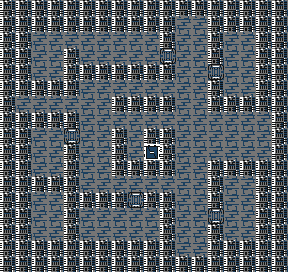

The image is a tile-based game level rendered from a .tmx file. Its description and complete source (layers, tilesets, objects, tile grids) follow:
An orthogonal 18x17 tile map with 16x16 px tiles, 1 tile layer (tilemap), 1 hidden layer not drawn and 8 objects (7x npc, transfer).

<map version="1.0" tiledversion="1.1.3" orientation="orthogonal" renderorder="right-down" width="18" height="17" tilewidth="16" tileheight="16" infinite="0" nextobjectid="9">
 <properties>
  <property name="background_tile" type="int" value="40" />
  <property name="bgm" value="town" />
 </properties>
 <tileset firstgid="1" source="tileset.tsx" />
 <layer name="tilemap" width="18" height="17">
  <data encoding="csv">
41,41,41,41,41,41,41,41,41,41,41,41,41,41,41,41,41,41,
41,41,41,41,41,41,41,41,41,41,41,38,38,41,41,41,41,41,
41,41,38,38,38,38,38,38,38,38,41,38,38,41,38,38,41,41,
41,41,38,38,41,38,38,38,38,38,40,38,38,41,38,38,41,41,
41,41,38,38,41,41,41,41,41,41,41,38,38,40,38,38,41,41,
41,41,41,41,41,38,38,38,38,38,38,38,38,41,38,38,41,41,
41,38,38,38,38,38,38,41,41,41,41,38,38,41,41,41,41,41,
41,41,41,41,41,38,38,38,38,38,38,38,38,38,38,38,38,41,
41,41,38,38,40,38,38,41,38,41,41,38,38,38,38,38,38,41,
41,41,38,38,41,38,38,41,38,44,41,38,38,38,38,38,38,41,
41,41,38,38,41,38,38,41,41,41,41,38,38,41,41,41,41,41,
41,41,41,41,41,38,38,38,38,38,38,38,38,41,38,38,41,41,
41,41,38,38,41,41,41,41,40,41,41,38,38,41,38,38,41,41,
41,41,38,38,41,38,38,38,38,38,41,38,38,40,38,38,41,41,
41,41,38,38,41,38,38,38,38,38,41,38,38,41,38,38,41,41,
41,41,41,41,41,41,41,41,41,41,41,38,38,41,41,41,41,41,
41,41,41,41,41,41,41,41,41,41,41,41,41,41,41,41,41,41
</data>
 </layer>
 <layer name="collision" width="18" height="17" visible="0">
  <data encoding="csv">
0,0,0,0,0,0,0,0,0,0,0,0,0,0,0,0,0,0,
0,256,256,256,256,256,256,256,256,256,256,0,0,256,256,256,256,0,
0,256,0,0,0,0,0,0,0,0,256,0,0,256,0,0,256,0,
0,256,0,0,256,0,0,0,0,0,0,0,0,256,0,0,256,0,
0,256,0,0,256,256,256,256,256,256,256,0,0,0,0,0,256,0,
0,256,256,256,256,0,0,0,0,0,0,0,0,256,0,0,256,0,
0,0,0,0,0,0,0,256,256,256,256,0,0,256,256,256,256,0,
0,256,256,256,256,0,0,0,0,0,0,0,0,0,0,0,0,0,
0,256,0,0,0,0,0,256,0,256,256,0,0,0,0,0,0,0,
0,256,0,0,256,0,0,256,0,0,256,0,0,0,0,0,0,0,
0,256,0,0,256,0,0,256,256,256,256,0,0,256,256,256,256,0,
0,256,256,256,256,0,0,0,0,0,0,0,0,256,0,0,256,0,
0,256,0,0,256,256,256,256,0,256,256,0,0,256,0,0,256,0,
0,256,0,0,256,0,0,0,0,0,256,0,0,0,0,0,256,0,
0,256,0,0,256,0,0,0,0,0,256,0,0,256,0,0,256,0,
0,256,256,256,256,256,256,256,256,256,256,0,0,256,256,256,256,0,
0,0,0,0,0,0,0,0,0,0,0,0,0,0,0,0,0,0
</data>
 </layer>
 <objectgroup name="object">
  <object id="1" name="administrative_area" type="transfer" gid="242" x="144" y="160" width="16" height="16">
   <properties>
    <property name="transfer_map" value="administrative_area" />
    <property name="transfer_x" type="int" value="20" />
    <property name="transfer_y" type="int" value="4" />
   </properties>
  </object>
  <object id="2" name="nurse-1" type="npc" gid="241" x="176" y="160" width="16" height="16">
   <properties>
    <property name="animation" value="down" />
    <property name="sprite" value="nurse" />
   </properties>
  </object>
  <object id="3" name="nurse-2" type="npc" gid="241" x="144" y="240" width="16" height="16">
   <properties>
    <property name="animation" value="down" />
    <property name="sprite" value="nurse" />
   </properties>
  </object>
  <object id="4" name="robot-1" type="npc" gid="241" x="112" y="128" width="16" height="16">
   <properties>
    <property name="animation" value="down" />
    <property name="sprite" value="robot" />
   </properties>
  </object>
  <object id="5" name="guy-1" type="npc" gid="241" x="48" y="64" width="16" height="16">
   <properties>
    <property name="animation" value="down" />
    <property name="sprite" value="guy" />
   </properties>
  </object>
  <object id="6" name="guy-2" type="npc" gid="241" x="48" y="224" width="16" height="16">
   <properties>
    <property name="animation" value="down" />
    <property name="sprite" value="guy" />
   </properties>
  </object>
  <object id="7" name="citizen-1" type="npc" gid="241" x="240" y="64" width="16" height="16">
   <properties>
    <property name="animation" value="down" />
    <property name="sprite" value="citizen" />
   </properties>
  </object>
  <object id="8" name="citizen-2" type="npc" gid="241" x="240" y="208" width="16" height="16">
   <properties>
    <property name="animation" value="down" />
    <property name="sprite" value="citizen" />
   </properties>
  </object>
 </objectgroup>
</map>
